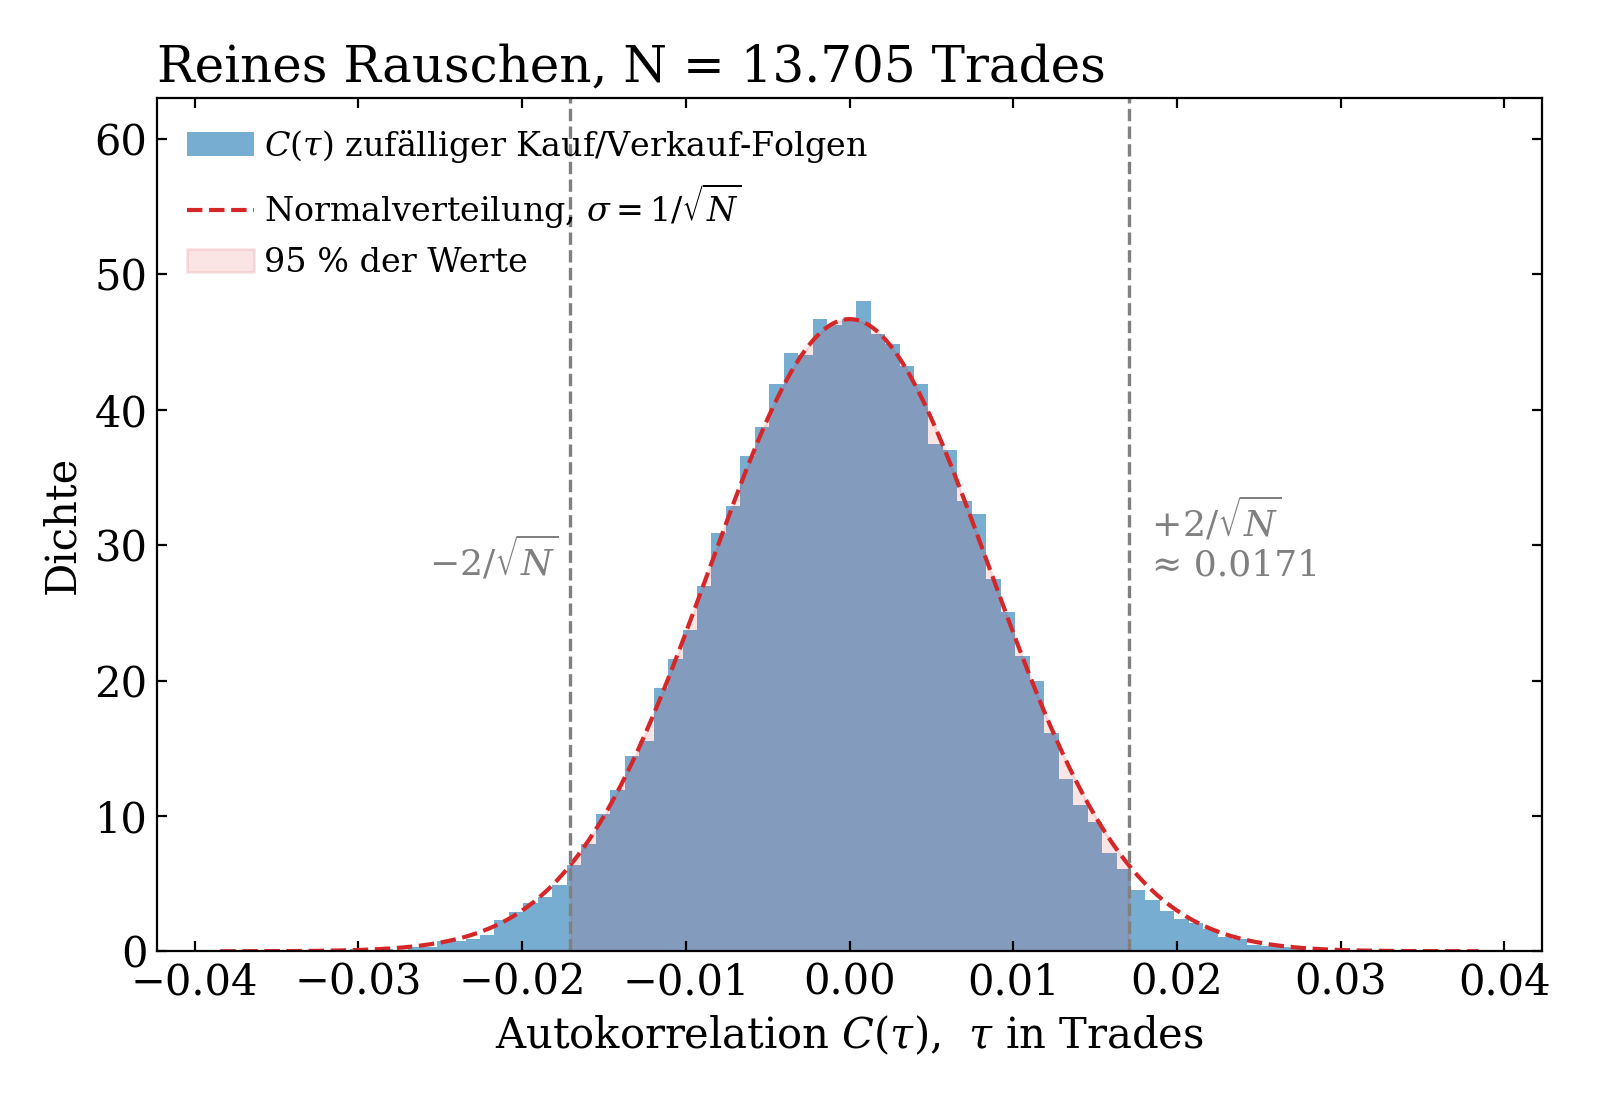

The script that saved this image:
"""Warum 2/sqrt(N)? Verteilung von C(tau) für eine zufällige Kauf/Verkauf-Folge."""
import numpy as np
import matplotlib.pyplot as plt
from scipy.stats import norm

from trade_signs import acf, load_days

plt.rcParams.update({
    "font.family": "serif", "font.serif": ["DejaVu Serif"],
    "mathtext.fontset": "dejavuserif", "font.size": 15,
    "xtick.direction": "in", "ytick.direction": "in",
    "xtick.top": True, "ytick.right": True, "legend.frameon": False,
})

N = sum(len(d) for d in load_days())  # so viele Trades wie die NVDA-Daten
rng = np.random.default_rng(0)
lags = np.arange(1, 1001)

# 50 zufällige Folgen aus Käufen (+1) und Verkäufen (-1), je C(tau) für 1000 Lags
vals = np.concatenate([acf(rng.choice([-1.0, 1.0], N), lags) for _ in range(50)])

s = 1 / np.sqrt(N)
fig, ax = plt.subplots(figsize=(8, 5.5))
ax.hist(vals, bins=80, density=True, color="C0", alpha=0.6,
        label=r"$C(\tau)$ zufälliger Kauf/Verkauf-Folgen")
xg = np.linspace(-4.5 * s, 4.5 * s, 400)
ax.plot(xg, norm.pdf(xg, 0, s), "--", color="C3", lw=1.5,
        label=r"Normalverteilung, $\sigma = 1/\sqrt{N}$")
m = np.abs(xg) <= 2 * s
ax.fill_between(xg[m], norm.pdf(xg[m], 0, s), color="C3", alpha=0.12,
                label="95 % der Werte")
for sgn in (-1, 1):
    ax.axvline(sgn * 2 * s, color="gray", ls="--", lw=1.2)
ax.text(2 * s, ax.get_ylim()[1] * 0.55, "  $+2/\\sqrt{N}$\n  ≈ %.4f" % (2 * s),
        color="gray", fontsize=13)
ax.text(-2 * s, ax.get_ylim()[1] * 0.55, r"$-2/\sqrt{N}$  ", color="gray",
        fontsize=13, ha="right")
ax.set_xlabel(r"Autokorrelation $C(\tau)$,  $\tau$ in Trades")
ax.set_ylabel("Dichte")
ax.set_title("Reines Rauschen, N = " + f"{N:,}".replace(",", ".") + " Trades", loc="left")
ax.legend(loc="upper left", fontsize=12, handletextpad=0.3)
ax.set_ylim(0, ax.get_ylim()[1] * 1.25)
fig.tight_layout()
fig.savefig("noise_bell_curve.png", dpi=200)
print(f"außerhalb ±2/√N: {np.mean(np.abs(vals) > 2*s):.3%}")
